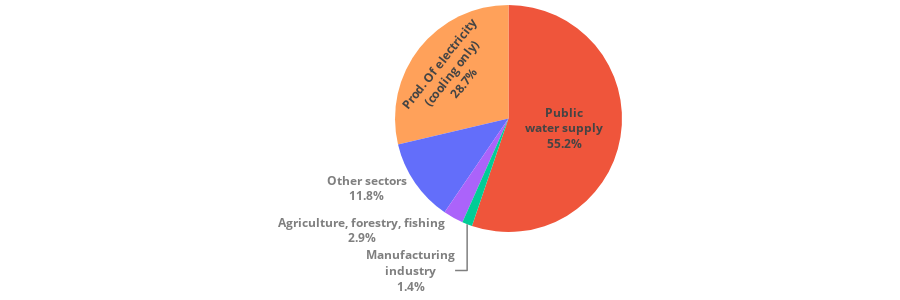

Source (notebook cell):
### Code cell
surface_df = df.loc[(df['water_source'] == 'Surface water')]
surface_trace = go.Pie(labels=surface_df['sector'],
                       values=surface_df['sum__annual__freshwater_abstraction'],
                       textinfo='label+percent',
                       textposition='auto',
                        marker=dict(colors=[
                            '#ef553b', # red
                           '#ab63fa', # purple
                           '#00cc96', # green
                           '#ffa15a', # orange
                           '#636efa', # blue
                     ]),
                       sort=True,
                       texttemplate='<b>%{label}<br>%{percent:.1%}<b>',
                       hovertemplate= '2018<br>' +
                       '<b>%{label}</b><br>' +
                       '%{value:.0f} m<sup>3</sup><br>' +
                       '%{percent:.2%}<extra></extra>',
                       )

figure_4_26b = go.Figure(data=surface_trace)
figure_4_26b.update_layout(
    height=300,
    margin={"b": 0, "r": 0, "l": 0, "t": 0},
    font=CHART_FONT,
    paper_bgcolor='rgba(0,0,0,0)',
    plot_bgcolor='rgba(0,0,0,0)',
    showlegend=False)
figure_4_26b

### Figure 1 — Plotly figure (JSON) as saved in the notebook; plotly's stock layout.template omitted (floating-point values rounded to 4 significant figures)
{"data": [{"hovertemplate": "2018<br><b>%{label}</b><br>%{value:.0f} m<sup>3</sup><br>%{percent:.2%}<extra></extra>", "labels": ["Public<br>water supply", "Agriculture, forestry, fishing", "Manufacturing<br>industry", "Prod. Of electricity<br>(cooling only)", "Other sectors"], "marker": {"colors": ["#ef553b", "#ab63fa", "#00cc96", "#ffa15a", "#636efa"]}, "sort": true, "textinfo": "label+percent", "textposition": "auto", "texttemplate": "<b>%{label}<br>%{percent:.1%}<b>", "type": "pie", "values": [693, 36, 18, 360, 148]}], "layout": {"font": {"color": "#7f7f7f"}, "height": 300, "margin": {"b": 0, "l": 0, "r": 0, "t": 0}, "paper_bgcolor": "rgba(0,0,0,0)", "plot_bgcolor": "rgba(0,0,0,0)", "showlegend": false}}
